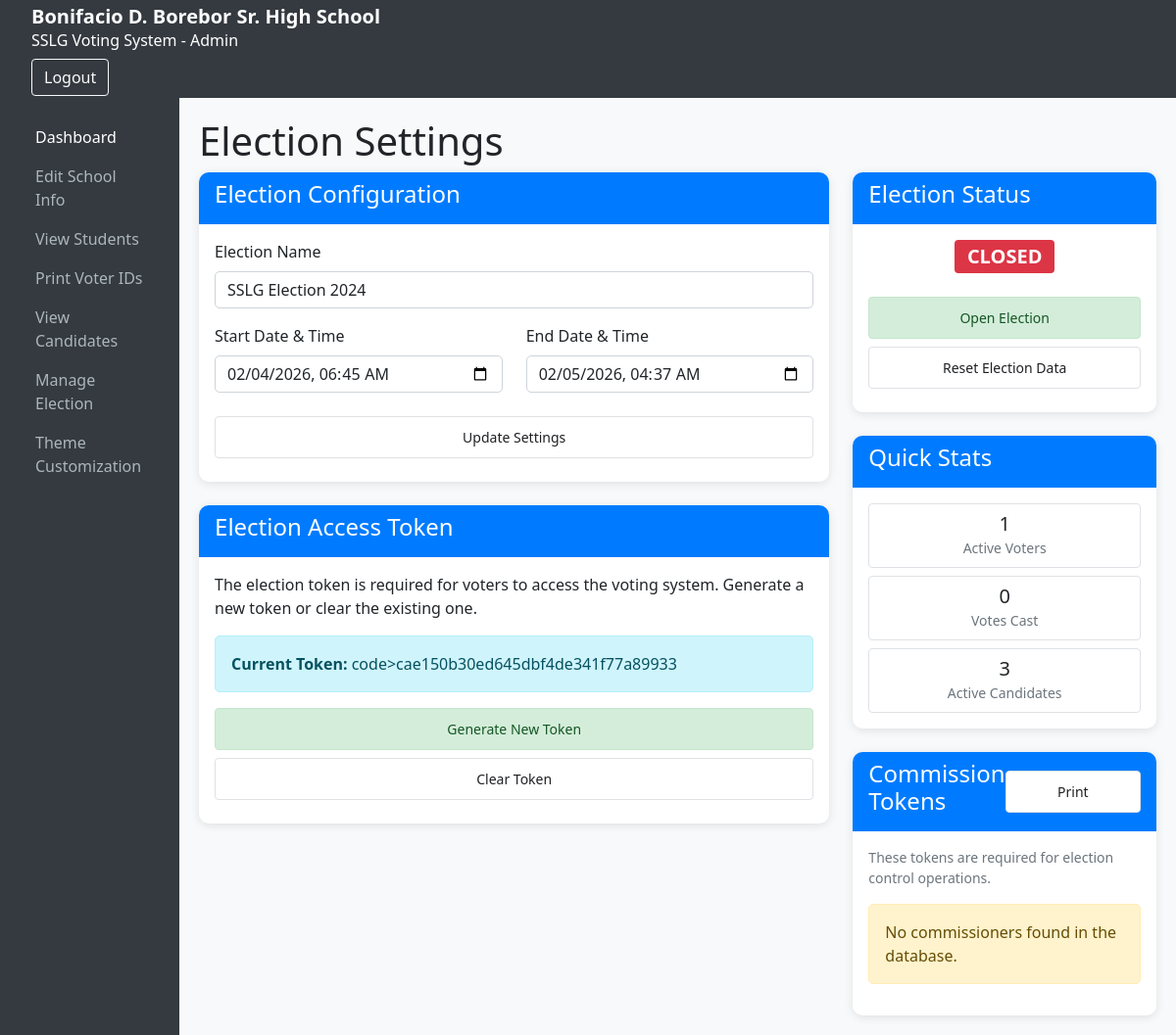
Before: /admin/election.php (signed in) with the older database file.
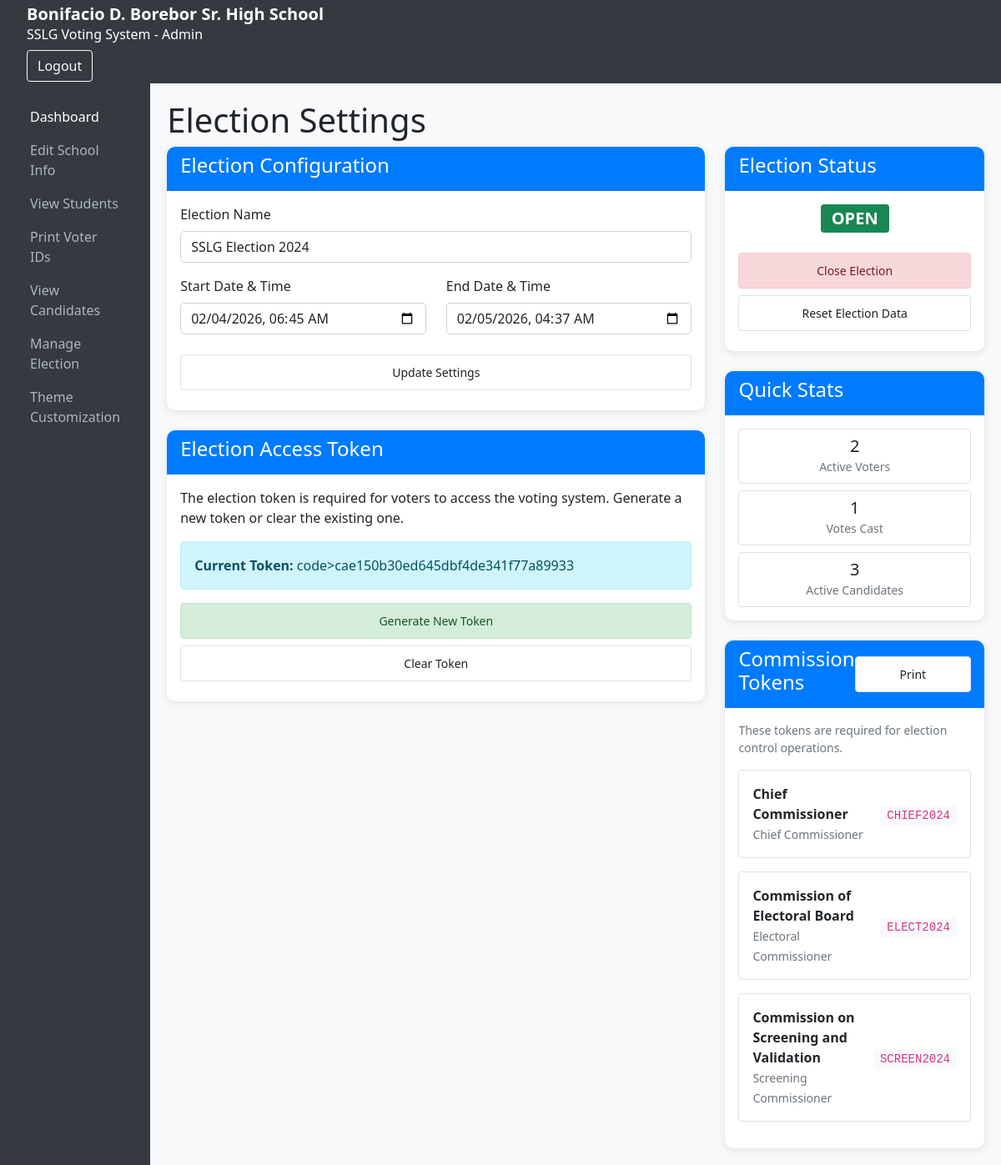
After: the same page with the newer database file.
### tables this page shows
CREATE TABLE election_settings (
            id INTEGER PRIMARY KEY AUTOINCREMENT,
            election_name TEXT NOT NULL DEFAULT 'SSLG Election',
            election_token TEXT,
            is_open INTEGER NOT NULL DEFAULT 0,
            start_date TEXT,
            end_date TEXT,
            created_at TEXT DEFAULT CURRENT_TIMESTAMP,
            updated_at TEXT DEFAULT CURRENT_TIMESTAMP
        , logo_path TEXT, theme_color TEXT DEFAULT '#343a40', allowed_ips TEXT, chief_commissioner_token TEXT, screening_validation_token TEXT, electoral_board_token TEXT);

CREATE TABLE commissioners (
  id INTEGER PRIMARY KEY AUTOINCREMENT,
  commission_type TEXT CHECK (commission_type IN ('chief','screening','electoral')) NOT NULL,
  name TEXT NOT NULL,
  token TEXT NOT NULL,
  is_active INTEGER DEFAULT 1,
  created_at DATETIME DEFAULT CURRENT_TIMESTAMP,
  updated_at DATETIME DEFAULT CURRENT_TIMESTAMP,
  UNIQUE(commission_type)
);

### admin/election.php (the view, shortened to what this page needs)
<?php
$db = getDBConnection();
$election = $db->query("SELECT * FROM election_settings ORDER BY id DESC LIMIT 1")->fetch();
include '../includes/admin_header.php';
include '../includes/admin_sidebar.php';
?>
<div class="admin-content">
    <h1>Election Settings</h1>
    <div class="row">
        <div class="col-md-8">
            <div class="card mb-4">
                <div class="card-header">
                    <h4>Election Configuration</h4>
                </div>
                <div class="card-body">
                    <form method="POST" action="">
                        <div class="mb-3">
                            <label for="election_name" class="form-label">Election Name</label>
                            <input type="text" class="form-control" id="election_name" name="election_name" value="<?php echo htmlspecialchars($election['election_name'] ?? ''); ?>" required>
                        </div>
                        <div class="row">
                            <div class="col-md-6">
                                <div class="mb-3">
                                    <label for="start_date" class="form-label">Start Date & Time</label>
                                    <input type="datetime-local" class="form-control" id="start_date" name="start_date" value="<?php echo $election['start_date'] ? date('Y-m-d\TH:i', strtotime($election['start_date'])) : ''; ?>">
                                </div>
                            </div>
                            <div class="col-md-6">
                                <div class="mb-3">
                                    <label for="end_date" class="form-label">End Date & Time</label>
                                    <input type="datetime-local" class="form-control" id="end_date" name="end_date" value="<?php echo $election['end_date'] ? date('Y-m-d\TH:i', strtotime($election['end_date'])) : ''; ?>">
                                </div>
                            </div>
                        </div>
                        <button type="submit" class="btn btn-primary">Update Settings</button>
                    </form>
                </div>
            </div>
            <div class="card mb-4">
                <div class="card-header">
                    <h4>Election Access Token</h4>
                </div>
                <div class="card-body">
                    <p>The election token is required for voters to access the voting system. Generate a new token or clear the existing one.</p>
                    <?php if (!empty($election['election_token'])): ?>
                        <div class="alert alert-info">
                            <strong>Current Token:</strong> code><?php echo htmlspecialchars($election['election_token']); ?></code>
                        </div>
                    <?php else: ?>
                        <div class="alert alert-warning">
                            No election token is currently set. Voters will not be able to access the voting system.
                        </div>
                    <?php endif; ?>
                    <form method="POST" class="d-inline">
                        <button type="submit" class="btn btn-success me-2">Generate New Token</button>
                    </form>
                    <?php if (!empty($election['election_token'])): ?>
                        <form method="POST" class="d-inline" onsubmit="return confirm('Are you sure you want to clear the election token? This will prevent voters from accessing the system.')">
                            <button type="submit" class="btn btn-warning">Clear Token</button>
                        </form>
                    <?php endif; ?>
                </div>
            </div>
        </div>
        <div class="col-md-4">
            <div class="card mb-4">
                <div class="card-header">
                    <h4>Election Status</h4>
                </div>
                <div class="card-body text-center">
                    <span class="badge <?php echo $election['is_open'] ? 'bg-success fs-5' : 'bg-danger fs-5'; ?> mb-3">
                        <?php echo $election['is_open'] ? 'OPEN' : 'CLOSED'; ?>
                    </span>
                    <form method="POST" class="d-inline">
                        <button type="submit" class="btn btn-<?php echo $election['is_open'] ? 'danger' : 'success'; ?> w-100 mb-2">
                            <?php echo $election['is_open'] ? 'Close Election' : 'Open Election'; ?>
                        </button>
                    </form>
                    <button type="button" class="btn btn-warning w-100" data-bs-toggle="modal" data-bs-target="#resetModal">
                        Reset Election Data
                    </button>
                </div>
            </div>
            <div class="card">
                <div class="card-header">
                    <h4>Quick Stats</h4>
                </div>
                <div class="card-body">
                    <?php
                    $total_voters = $db->query("SELECT COUNT(*) FROM users WHERE role = 'voter' AND is_active = 1")->fetchColumn();
                    $total_votes = $db->query("SELECT COUNT(DISTINCT voter_id) FROM votes")->fetchColumn();
                    $total_candidates = $db->query("SELECT COUNT(*) FROM candidates WHERE is_active = 1")->fetchColumn();
                    $commissioners = $db->query("SELECT commission_type, name, token FROM commissioners WHERE is_active = 1 ORDER BY commission_type")->fetchAll(PDO::FETCH_ASSOC);
                    ?>
                    <div class="row text-center">
                        <div class="col-12 mb-2">
                            <div class="border rounded p-2">
                                <div class="h5 mb-0"><?php echo $total_voters; ?></div>
                                <small class="text-muted">Active Voters</small>
                            </div>
                        </div>
                        <div class="col-12 mb-2">
                            <div class="border rounded p-2">
                                <div class="h5 mb-0"><?php echo $total_votes; ?></div>
                                <small class="text-muted">Votes Cast</small>
                            </div>
                        </div>
                        <div class="col-12">
                            <div class="border rounded p-2">
                                <div class="h5 mb-0"><?php echo $total_candidates; ?></div>
                                <small class="text-muted">Active Candidates</small>
                            </div>
                        </div>
                    </div>
                </div>
            </div>
            <div class="card mt-4" id="commissionersCard">
                <div class="card-header d-flex justify-content-between align-items-center">
                    <h4>Commission Tokens</h4>
                    <button type="button" class="btn btn-sm btn-outline-primary" onclick="printCommissioners()">
                        <i class="bi bi-printer"></i> Print
                    </button>
                </div>
                <div class="card-body">
                    <p class="text-muted small">These tokens are required for election control operations.</p>
                    <?php if (!empty($commissioners)): ?>
                        <?php foreach ($commissioners as $commissioner): ?>
                            <div class="mb-3 p-3 border rounded">
                                <div class="d-flex justify-content-between align-items-center">
                                    <div>
                                        <strong><?php echo htmlspecialchars($commissioner['name']); ?></strong><br>
                                        <small class="text-muted"><?php echo ucfirst($commissioner['commission_type']); ?> Commissioner</small>
                                    </div>
                                    <div class="text-end">
                                        <code class="bg-light px-2 py-1 rounded"><?php echo htmlspecialchars($commissioner['token']); ?></code>
                                    </div>
                                </div>
                            </div>
                        <?php endforeach; ?>
                    <?php else: ?>
                        <div class="alert alert-warning">
                            No commissioners found in the database.
                        </div>
                    <?php endif; ?>
                </div>
            </div>
        </div>
    </div>
</div>
<?php include '../includes/admin_footer.php'; ?>

### includes/admin_header.php (shortened to what this page needs)
<!DOCTYPE html>
<html lang="en">
<head>
    <link href="https://cdn.jsdelivr.net/npm/bootstrap@5.1.3/dist/css/bootstrap.min.css" rel="stylesheet">
    <link rel="stylesheet" href="https://cdnjs.cloudflare.com/ajax/libs/font-awesome/6.1.1/css/all.min.css">
    <link href="../assets/css/style.css" rel="stylesheet">
    <link href="../assets/css/admin_style.css" rel="stylesheet">
</head>
<body>
    <header class="admin-header">
        <div class="container-fluid">
            <a class="navbar-brand" href="index.php"><?php echo SCHOOL_NAME; ?></a>
            <h6>SSLG Voting System - Admin</h6>
            <div class="d-flex">
                <a href="../logout.php" class="btn btn-outline-light">Logout</a>
            </div>
        </div>
    </header>
    <div class="admin-wrapper">

### includes/admin_sidebar.php
<aside class="admin-sidebar">
    <nav class="nav flex-column">
        <a class="nav-link active" href="index.php">Dashboard</a>
        <a class="nav-link" href="school.php">Edit School Info</a>
        <a class="nav-link" href="students.php">View Students</a>
        <a class="nav-link" href="print_ids.php">Print Voter IDs</a>
        <a class="nav-link" href="candidates.php">View Candidates</a>
        <a class="nav-link" href="election.php">Manage Election</a>
        <a class="nav-link" href="theme.php">Theme Customization</a>
    </nav>
</aside>
<main class="admin-main">

### includes/admin_footer.php (shortened to what this page needs)
</main>
    </div>
</body>
</html>

### assets/css/style.css (style rules this page uses)
body { font-family: 'Segoe UI', Tahoma, Geneva, Verdana, sans-serif; background-color: #f8f9fa; }
.navbar-brand { font-weight: bold; }
.card { border: none; border-radius: 10px; box-shadow: 0 2px 10px rgba(0, 0, 0, 0.1); }
.card-header { background-color: #007bff; color: white; border-radius: 10px 10px 0 0 !important; border: none; }
.btn-primary { background-color: #007bff; border-color: #007bff; border-radius: 5px; }
.form-control { border-radius: 5px; border: 1px solid #ced4da; }
.alert { border-radius: 5px; }
.badge { font-size: 0.9em; }

### assets/css/admin_style.css (style rules this page uses)
body { background-color: #f8f9fa; }
.admin-wrapper { display: flex; min-height: 90vh; }
.admin-header { width: auto; height: 100px; background-color: #343a40; color: #fff; padding: 10px 20px; display: flex; justify-content: space-between; align-items: center; }
.admin-header .navbar-brand { color: #fff; }
.admin-sidebar { width: auto; height: auto; background-color: #343a40; padding: 20px; display: flex; flex-direction: column; }
.admin-sidebar .nav-link { color: #adb5bd; }
.admin-sidebar .nav-link.active, .admin-sidebar .nav-link:hover { color: #fff; }
.admin-main { flex-grow: 1; padding: 20px; }

### includes/admin_header.php (style rules this page uses)
.admin-content .btn { display: block; width: 100%; padding: 10px 15px; margin: 8px 0; border: 1px solid #dfe1e5; border-radius: 4px; text-decoration: none; text-align: center; font-size: 14px; color: #202124; background: white; transition: all 0.2s ease; }
.admin-content .btn-success { background: #d4edda; border-color: #c3e6cb; color: #155724; }
.admin-content .btn-danger { background: #f8d7da; border-color: #f5c6cb; color: #721c24; }

Changed rows visible on the page:
changed election_settings "cae150b30ed645dbf4de341f77a89933": is_open 0 → 1 (drawn)
added commissioners: name "Chief Commissioner", commission_type "Chief", token "CHIEF2024"
added commissioners: name "Commission of Electoral Board", commission_type "Electoral", token "ELECT2024"
added commissioners: name "Commission on Screening and Validation", commission_type "Screening", token "SCREEN2024"
Other visible differences:
$total_voters: "1" → "2"
$total_votes: "0" → "1"
text no longer shown: "CLOSED Open Election No commissioners found in the database."
text now shown: "OPEN Close Election"
